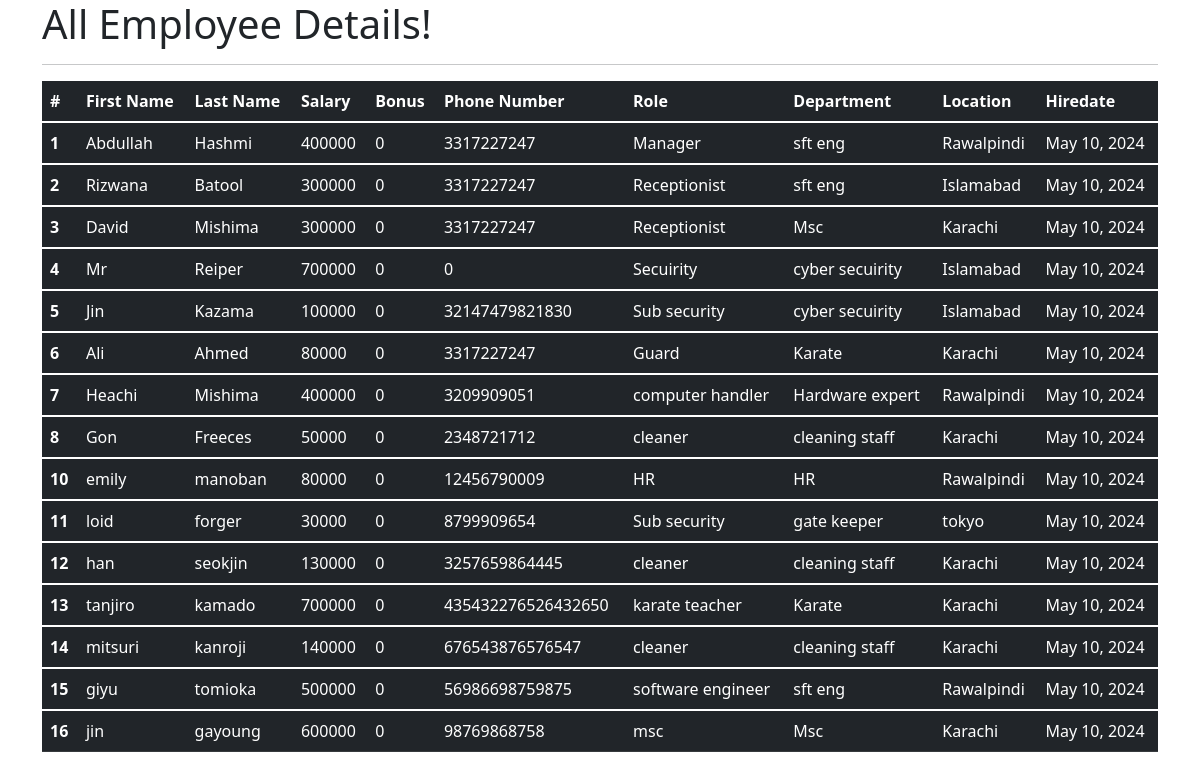
The app's page /all_emp with its own data.
### emp_app/models.py (models this page shows, shortened)
class Employee(models.Model):
    first_name = models.CharField(max_length=100, null=False)
    last_name = models.CharField(max_length=100)
    dept = models.ForeignKey(Department, on_delete=models.CASCADE)
    salary = models.IntegerField(default=0)
    bonus = models.IntegerField(default=0)
    role = models.ForeignKey(Role, on_delete=models.CASCADE)
    phone = models.IntegerField(default=0)
    hire_date = models.DateField()
    def __str__(self):
        return "%s %s %s" %(self.first_name, self.last_name, self.phone)

class Role(models.Model):
    name = models.CharField(max_length=100, null=False)

class Department(models.Model):
    name = models.CharField(max_length=100,null=False)
    location = models.CharField(max_length=100)

### emp_app/views.py (the view)
# urls.py: path('all_emp', views.all_emp, name='all_emp'),
def all_emp(request):
    emps = Employee.objects.all()
    context = {
        'emps': emps
    }
    print(context)
    return render(request, 'view_all_emp.html', context)

### emp_app/templates/view_all_emp.html (shortened to what this page needs)
<!DOCTYPE html>
<html lang="en">
<head>
  <link href="https://cdn.jsdelivr.net/npm/bootstrap@5.1.3/dist/css/bootstrap.min.css" rel="stylesheet">
</head>
  <body>
  <div class="container">
          <h1>All Employee Details!</h1>
      <hr>
     <table class="table table-dark">
  <thead>
    <tr>
      <th scope="col">#</th>
      <th scope="col">First Name</th>
      <th scope="col">Last Name</th>
      <th scope="col">Salary</th>
      <th scope="col">Bonus</th>
      <th scope="col">Phone Number</th>
      <th scope="col">Role</th>
      <th scope="col">Department</th>
      <th scope="col">Location</th>
      <th scope="col">Hiredate</th>
    </tr>
  </thead>
         {% for emp in emps %}
  <tbody>
    <tr>
      <th scope="row">{{emp.id}}</th>
      <td>{{emp.first_name}}</td>
      <td>{{emp.last_name}}</td>
      <td>{{emp.salary}}</td>
      <td>{{emp.bonus}}</td>
      <td>{{emp.phone}}</td>
      <td>{{emp.role.name}}</td>
      <td>{{emp.dept.name}}</td>
      <td>{{emp.dept.location}}</td>
      <td>{{emp.hire_date}}</td>
    </tr>
  </tbody>
         {% endfor %}
</table>
  </div>
  </body>
</html>

### records on screen
Employee: id "1", first_name "Abdullah", last_name "Hashmi", salary "400000", bonus "0", phone "3317227247", role.name "Manager", dept.name "sft eng", dept.location "Rawalpindi", hire_date "May 10, 2024"
Employee: id "2", first_name "Rizwana", last_name "Batool", salary "300000", bonus "0", phone "3317227247", role.name "Receptionist", dept.name "sft eng", dept.location "Islamabad", hire_date "May 10, 2024"
Employee: id "3", first_name "David", last_name "Mishima", salary "300000", bonus "0", phone "3317227247", role.name "Receptionist", dept.name "Msc", dept.location "Karachi", hire_date "May 10, 2024"
Employee: id "4", first_name "Mr", last_name "Reiper", salary "700000", bonus "0", phone "0", role.name "Secuirity", dept.name "cyber secuirity", dept.location "Islamabad", hire_date "May 10, 2024"
Employee: id "5", first_name "Jin", last_name "Kazama", salary "100000", bonus "0", phone "32147479821830", role.name "Sub security", dept.name "cyber secuirity", dept.location "Islamabad", hire_date "May 10, 2024"
Employee: id "6", first_name "Ali", last_name "Ahmed", salary "80000", bonus "0", phone "3317227247", role.name "Guard", dept.name "Karate", dept.location "Karachi", hire_date "May 10, 2024"
Employee: id "7", first_name "Heachi", last_name "Mishima", salary "400000", bonus "0", phone "3209909051", role.name "computer handler", dept.name "Hardware expert", dept.location "Rawalpindi", hire_date "May 10, 2024"
Employee: id "8", first_name "Gon", last_name "Freeces", salary "50000", bonus "0", phone "2348721712", role.name "cleaner", dept.name "cleaning staff", dept.location "Karachi", hire_date "May 10, 2024"
Employee: id "10", first_name "emily", last_name "manoban", salary "80000", bonus "0", phone "12456790009", role.name "HR", dept.name "HR", dept.location "Rawalpindi", hire_date "May 10, 2024"
Employee: id "11", first_name "loid", last_name "forger", salary "30000", bonus "0", phone "8799909654", role.name "Sub security", dept.name "gate keeper", dept.location "tokyo", hire_date "May 10, 2024"
Employee: id "12", first_name "han", last_name "seokjin", salary "130000", bonus "0", phone "3257659864445", role.name "cleaner", dept.name "cleaning staff", dept.location "Karachi", hire_date "May 10, 2024"
Employee: id "13", first_name "tanjiro", last_name "kamado", salary "700000", bonus "0", phone "435432276526432650", role.name "karate teacher", dept.name "Karate", dept.location "Karachi", hire_date "May 10, 2024"
Employee: id "14", first_name "mitsuri", last_name "kanroji", salary "140000", bonus "0", phone "676543876576547", role.name "cleaner", dept.name "cleaning staff", dept.location "Karachi", hire_date "May 10, 2024"
Employee: id "15", first_name "giyu", last_name "tomioka", salary "500000", bonus "0", phone "56986698759875", role.name "software engineer", dept.name "sft eng", dept.location "Rawalpindi", hire_date "May 10, 2024"
Employee: id "16", first_name "jin", last_name "gayoung", salary "600000", bonus "0", phone "98769868758", role.name "msc", dept.name "Msc", dept.location "Karachi", hire_date "May 10, 2024"
